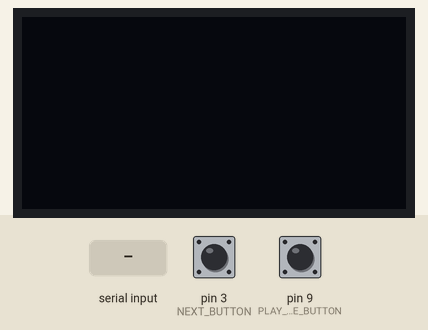
Simulated run of this sketch. Board: Arduino Uno, built with avr-gcc and run on an emulated ATmega328P. Shown: 128×64 one-colour display. Inputs (shaded band) come from the test bench; at power-on: pin 3 (NEXT_BUTTON) HIGH, pin 9 (PLAY_PAUSE_BUTTON) HIGH.

Above: at 1.2 s.
1.3 s: "1\n" received over Serial
At 2.1 s:
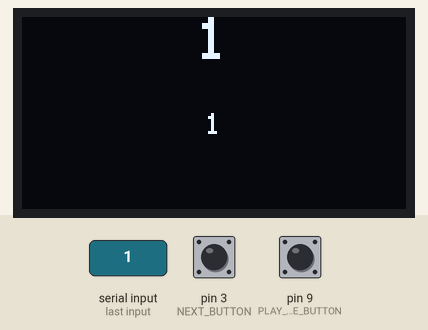
2.8 s: "0\n" received over Serial
At 3.3 s:
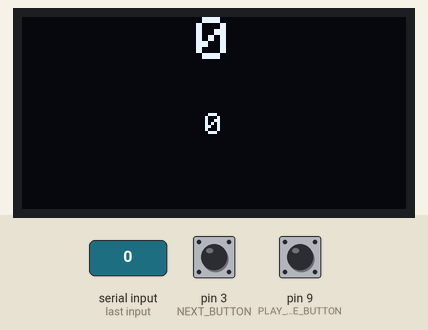
Timing chart, 0 to 5.8 s (numbered marks = the images above; inputs shaded):
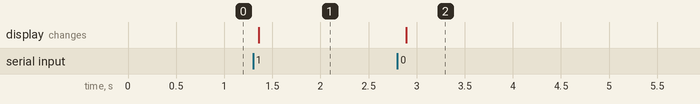

The sketch:

SpotifyController.ino
```cpp
#include <Wire.h>
#include <Adafruit_GFX.h>
#include <Adafruit_SSD1306.h>

#define SCREEN_WIDTH 128
#define SCREEN_HEIGHT 64
// Pin locations for wires
#define PLAY_PAUSE_BUTTON 9
#define NEXT_BUTTON 3

#define OLED_ADDR   0x3C

Adafruit_SSD1306 display(SCREEN_WIDTH, SCREEN_HEIGHT, &Wire);

// Number of pixels to shift the text to the left each frame
const int SCROLL_SPEED = 1;
int scrollPosition;
const int CHAR_WIDTH = 12;
const int MAX_CHAR_DISPLAY_LENGTH = 120;          // Last legal char for a given row given display width is 128

String currentSongTitle = "";
unsigned long lastButtonPressTime = 0;
const unsigned long BUTTON_DEBOUNCE_DELAY = 500;  // Time in milliseconds to debounce button presses
const unsigned long HEARTBEAT_TIMEOUT = 600000;   // Time before screen turns off without receiving data
unsigned long lastHeartbeat = 0;
bool isDisplayActive = true;

// Calculates display center given song title to write to
int getCenteredXCoord(String text) {
  int16_t x1, y1;
  uint16_t w, h;
  display.getTextBounds(text, 0, 0, &x1, &y1, &w, &h);
  return (display.width() - w) / 2;
}

// Calculate text width and set text size
int getTextWidth(String text, uint8_t textSize) {
  display.setTextSize(textSize);
  int16_t x1, y1;
  uint16_t w, h;
  display.getTextBounds(text, 0, 0, &x1, &y1, &w, &h);

  return w;
}

// Writes to display and implements marquee scrolling
void writeSongTitle(String combined) {
    int separatorIndex = combined.indexOf('|');
    String title = combined.substring(0, separatorIndex);
    String artist = combined.substring(separatorIndex + 1);

    display.clearDisplay();
    display.setTextSize(2);
    display.setTextColor(SSD1306_WHITE);

    int titleWidth = getTextWidth(title, 2);

    if (titleWidth == MAX_CHAR_DISPLAY_LENGTH || titleWidth > SCREEN_WIDTH) {
        // Reset the scroll position if necessary
        if (scrollPosition <= -titleWidth) {
            scrollPosition = SCREEN_WIDTH - CHAR_WIDTH;
        }

        // Determine which characters are currently visible on the screen
        int startIndex = max(0, -(scrollPosition / CHAR_WIDTH));
        int endIndex = min(title.length(), startIndex + (SCREEN_WIDTH / CHAR_WIDTH) + 1);

        int x = scrollPosition;
        for (int i = startIndex; i < endIndex; i++) {
            if (x + CHAR_WIDTH <= SCREEN_WIDTH) {  // Make sure the character fits on the display
                display.setCursor(x, 0);
                display.print(title[i]);
                x += CHAR_WIDTH; // Advance for the next character
            }
        }
        scrollPosition -= SCROLL_SPEED;
    } else {
        // If the title fits on the screen, simply center it
        int titleX = getCenteredXCoord(title);
        display.setCursor(titleX, 0);
        display.print(title);
    }

    // Handle the artist as before
    display.setTextSize(1);
    int artistX = getCenteredXCoord(artist);
    display.setCursor(artistX, 32);
    display.println(artist);

    display.display();
}

void setup() {
  Serial.begin(9600);
  pinMode(PLAY_PAUSE_BUTTON, INPUT_PULLUP);
  pinMode(NEXT_BUTTON, INPUT_PULLUP);

  // Initialize OLED display
  if(!display.begin(SSD1306_SWITCHCAPVCC, OLED_ADDR)) {
    Serial.println("SSD1306 allocation failed");
    for(;;);
  }
  display.clearDisplay();

  scrollPosition = SCREEN_WIDTH - CHAR_WIDTH;
}

void loop() {
  // Read the incoming data if available and update the current song title
  if (Serial.available()) {
    String received = Serial.readStringUntil('\n');
    received.trim();

    if (received == "HEARTBEAT") {
        lastHeartbeat = millis();
    } else if (received != "PLAY_PAUSE" && received != "NEXT_TRACK") {
        if (currentSongTitle != received) {
          scrollPosition = SCREEN_WIDTH - CHAR_WIDTH;
        }
        // Update song title if not a command
        currentSongTitle = received;
        isDisplayActive = true;
    }
  }

  // Check if the heartbeat has timed out, and if so, clear the display
  if (millis() - lastHeartbeat > HEARTBEAT_TIMEOUT) {
      display.clearDisplay();
      display.display();
      currentSongTitle = "";
      isDisplayActive = false;
  }

  if (isDisplayActive) {
    writeSongTitle(currentSongTitle);
  }

  // Non-blocking check for button presses using debounce technique
  unsigned long currentMillis = millis();

  if (digitalRead(PLAY_PAUSE_BUTTON) == LOW && currentMillis - lastButtonPressTime > BUTTON_DEBOUNCE_DELAY) {
    Serial.println("PLAY_PAUSE");
    lastButtonPressTime = currentMillis;
  }
  else if (digitalRead(NEXT_BUTTON) == LOW && currentMillis - lastButtonPressTime > BUTTON_DEBOUNCE_DELAY) {
    Serial.println("NEXT_TRACK");
    lastButtonPressTime = currentMillis;
  }

  // Regulate display refresh rate
  delay(50);
}
```

Measured:
- after the input at 1.3 s, the display: changes after 0.06 s (image 1)
- after the input at 2.8 s, the display: changes after 0.09 s (image 2)
